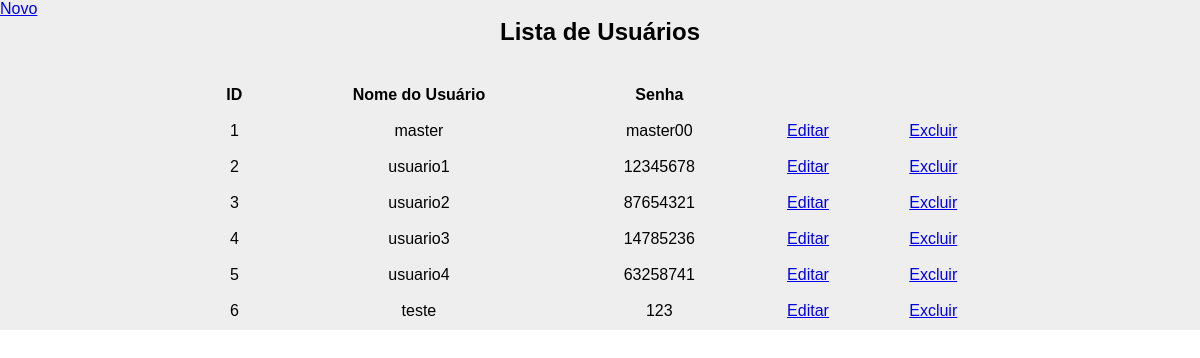
The app's page /lista_usuarios.php (signed in) with its own data.
### tables this page shows
CREATE TABLE usuarios (
    id INT(11) UNSIGNED NOT NULL AUTO_INCREMENT PRIMARY KEY,
    nome_usuario VARCHAR(100) NOT NULL UNIQUE,
    senha VARCHAR(8) NOT NULL
) DEFAULT CHARSET=utf8mb4 COLLATE=utf8mb4_unicode_ci;

### lista_usuarios.php (the view, shortened to what this page needs)
<?php
    require('conexao.php');
    $lista = [];
    $sql = "SELECT * FROM usuarios";
    $statement = $conexaoComBanco -> query($sql);
    if($statement -> rowCount() > 0) {
        $lista = $statement -> fetchAll(PDO::FETCH_ASSOC);
    }
?>
<!DOCTYPE html>
<html lang="pt-br">
<head>
    <link rel="stylesheet" href="src/styles/config.css">
</head>
<body>
    <main class="container">
        <a href="cadastro_usuario.php">Novo</a>
        <h1>Lista de Usuários</h1>
        <div class="container-table">
            <table>
                <thead>
                    <tr>
                        <th>ID</th>
                        <th>Nome do Usuário</th>
                        <th>Senha</th>
                        <th></th>
                        <th></th>
                    </tr>
                </thead>
                <tbody>
                    <?php foreach($lista as $usuario): ?>
                        <tr>
                            <td><?= $usuario['id']; ?></td>
                            <td><?= $usuario['nome_usuario']; ?></td>
                            <td><?= $usuario['senha']; ?></td>
                            <td><a href="edicao_usuario.php?id=<?= $usuario['id']; ?>">Editar</a></td>
                            <td><a href="excluir_usuario.php?id=<?= $usuario['id']; ?>">Excluir</a></td>
                        </tr>
                    <?php endforeach; ?>
                </tbody>
            </table>
        </div>
    </main>
</body>
</html>

### src/styles/config.css (style rules this page uses)
.container { background: #eee; }
h1 { text-align: center; margin-bottom: 30px; font-size: 24px; }
.container-table { display: flex; justify-content: center; }
table { width: 800px; text-align: center; }
td, th { padding: 8px; font-size: 16px; }

### records on screen
usuarios: id "1", nome_usuario "master", senha "master00"
usuarios: id "2", nome_usuario "usuario1", senha "12345678"
usuarios: id "3", nome_usuario "usuario2", senha "87654321"
usuarios: id "4", nome_usuario "usuario3", senha "14785236"
usuarios: id "5", nome_usuario "usuario4", senha "63258741"
usuarios: id "6", nome_usuario "teste", senha "123"
